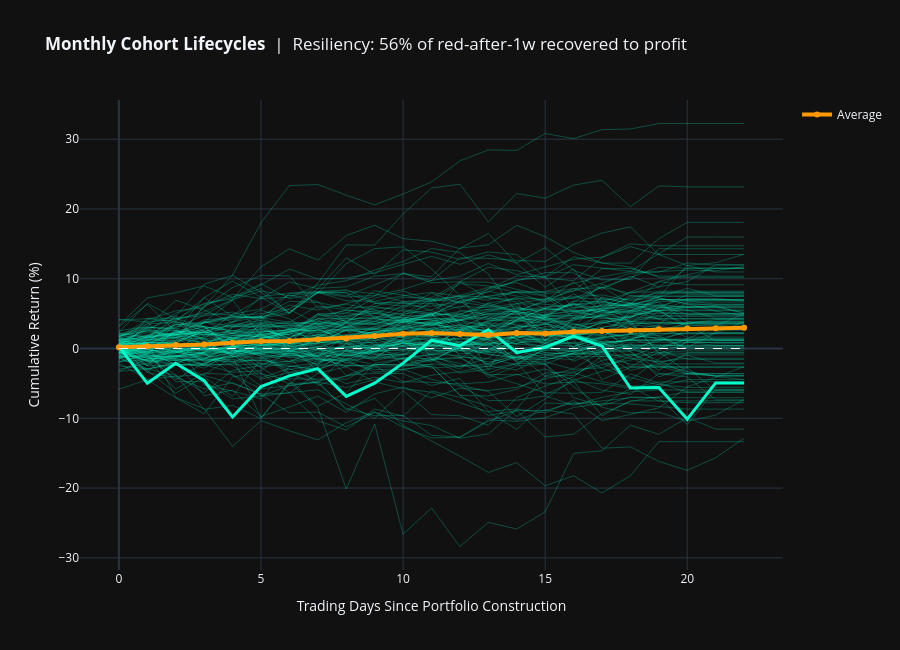

Notebook cell for this chart:
### Code cell
# ── 6b. Cohort overlay chart ──────────────────────────────────────────────
traces_df = pd.concat(monthly_traces, axis=1).ffill()

fig_c = go.Figure()
fig_c.add_shape(type="line", x0=0, x1=traces_df.index.max(), y0=0, y1=0,
    line=dict(color="white", width=1, dash="dash"))

for col in traces_df.columns:
    is_last = (col == traces_df.columns[-1])
    fig_c.add_trace(go.Scatter(
        x=traces_df.index, y=traces_df[col] * 100, name=col,
        line=dict(color='#00FFCC' if is_last else 'rgba(0,255,204,0.25)',
                  width=3 if is_last else 1),
        hoverinfo='name+y', showlegend=False))

fig_c.add_trace(go.Scatter(
    x=traces_df.index, y=traces_df.mean(axis=1) * 100,
    name="Average", line=dict(color='#FF9900', width=4),
    mode='lines+markers', marker=dict(size=6)))

fig_c.update_layout(
    title=(f"<b>Monthly Cohort Lifecycles</b>  |  "
           f"Resiliency: {recovery_rate:.0f}% of red-after-1w recovered to profit"),
    xaxis_title="Trading Days Since Portfolio Construction",
    yaxis_title="Cumulative Return (%)",
    template="plotly_dark", height=650,autosize=True,  hovermode="x unified")
fig_c.show()
